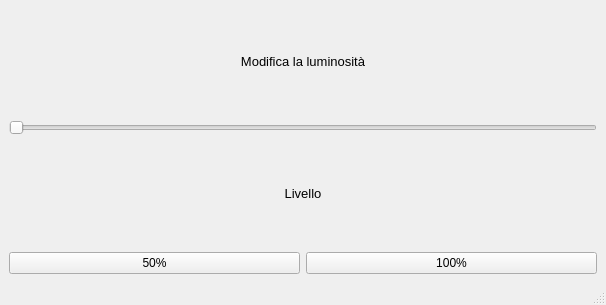
<?xml version="1.0" encoding="UTF-8"?>
<ui version="4.0">
 <class>MainWindow</class>
 <widget class="QMainWindow" name="MainWindow">
  <property name="geometry">
   <rect>
    <x>0</x>
    <y>0</y>
    <width>606</width>
    <height>305</height>
   </rect>
  </property>
  <property name="windowTitle">
   <string>Modifica luminosità</string>
  </property>
  <widget class="QWidget" name="centralwidget">
   <layout class="QGridLayout" name="gridLayout">
    <item row="0" column="0" colspan="2">
     <widget class="QLabel" name="InfoLabel">
      <property name="font">
       <font>
        <pointsize>10</pointsize>
       </font>
      </property>
      <property name="text">
       <string>Modifica la luminosità</string>
      </property>
      <property name="alignment">
       <set>Qt::AlignCenter</set>
      </property>
     </widget>
    </item>
    <item row="1" column="0" colspan="2">
     <widget class="QSlider" name="LumSlider">
      <property name="orientation">
       <enum>Qt::Horizontal</enum>
      </property>
     </widget>
    </item>
    <item row="2" column="0" colspan="2">
     <widget class="QLabel" name="LevLabel">
      <property name="font">
       <font>
        <pointsize>10</pointsize>
       </font>
      </property>
      <property name="text">
       <string>Livello</string>
      </property>
      <property name="alignment">
       <set>Qt::AlignCenter</set>
      </property>
     </widget>
    </item>
    <item row="3" column="0">
     <widget class="QPushButton" name="Level50">
      <property name="text">
       <string>50%</string>
      </property>
     </widget>
    </item>
    <item row="3" column="1">
     <widget class="QPushButton" name="Level100">
      <property name="text">
       <string>100%</string>
      </property>
     </widget>
    </item>
   </layout>
  </widget>
  <widget class="QStatusBar" name="statusbar"/>
 </widget>
 <resources/>
 <connections/>
</ui>
